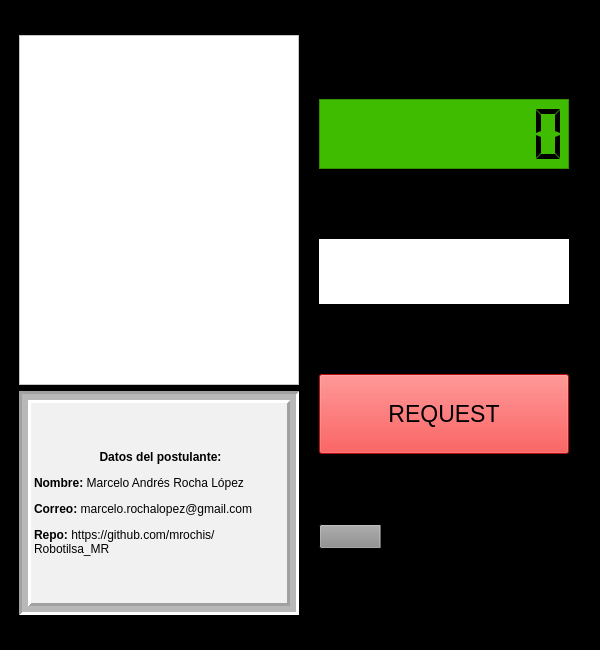
<?xml version="1.0" encoding="UTF-8"?>
<ui version="4.0">
 <class>Robotilsa_HMI</class>
 <widget class="QMainWindow" name="Robotilsa_HMI">
  <property name="geometry">
   <rect>
    <x>0</x>
    <y>0</y>
    <width>600</width>
    <height>650</height>
   </rect>
  </property>
  <property name="maximumSize">
   <size>
    <width>600</width>
    <height>650</height>
   </size>
  </property>
  <property name="windowTitle">
   <string>Postulante para ROBOTILSA S.A</string>
  </property>
  <property name="styleSheet">
   <string notr="true">background-color: rgb(0, 0, 0);
</string>
  </property>
  <widget class="QWidget" name="centralwidget">
   <layout class="QVBoxLayout" name="verticalLayout">
    <item>
     <layout class="QHBoxLayout" name="horizontalLayout">
      <property name="spacing">
       <number>0</number>
      </property>
      <item>
       <widget class="QFrame" name="frame">
        <property name="sizePolicy">
         <sizepolicy hsizetype="Maximum" vsizetype="Maximum">
          <horstretch>0</horstretch>
          <verstretch>0</verstretch>
         </sizepolicy>
        </property>
        <property name="maximumSize">
         <size>
          <width>300</width>
          <height>650</height>
         </size>
        </property>
        <property name="frameShape">
         <enum>QFrame::StyledPanel</enum>
        </property>
        <property name="frameShadow">
         <enum>QFrame::Raised</enum>
        </property>
        <layout class="QVBoxLayout" name="verticalLayout_2">
         <item>
          <widget class="QListWidget" name="lst_SearchResult">
           <property name="maximumSize">
            <size>
             <width>300</width>
             <height>350</height>
            </size>
           </property>
           <property name="baseSize">
            <size>
             <width>0</width>
             <height>0</height>
            </size>
           </property>
           <property name="mouseTracking">
            <bool>false</bool>
           </property>
           <property name="autoFillBackground">
            <bool>false</bool>
           </property>
           <property name="styleSheet">
            <string notr="true">background-color: rgb(255, 255, 255);</string>
           </property>
           <property name="frameShape">
            <enum>QFrame::StyledPanel</enum>
           </property>
           <property name="resizeMode">
            <enum>QListView::Adjust</enum>
           </property>
          </widget>
         </item>
         <item>
          <widget class="QLabel" name="label">
           <property name="styleSheet">
            <string notr="true">background-color: rgb(241, 241, 241);</string>
           </property>
           <property name="frameShape">
            <enum>QFrame::Box</enum>
           </property>
           <property name="frameShadow">
            <enum>QFrame::Sunken</enum>
           </property>
           <property name="lineWidth">
            <number>3</number>
           </property>
           <property name="midLineWidth">
            <number>6</number>
           </property>
           <property name="text">
            <string>&lt;html&gt;&lt;head/&gt;&lt;body&gt;&lt;p align=&quot;center&quot;&gt;&lt;span style=&quot; font-weight:600;&quot;&gt;Datos del postulante:&lt;/span&gt;&lt;/p&gt;&lt;p&gt;&lt;span style=&quot; font-weight:600;&quot;&gt;Nombre:&lt;/span&gt; Marcelo Andrés Rocha López&lt;/p&gt;&lt;p&gt;&lt;span style=&quot; font-weight:600;&quot;&gt;Correo:&lt;/span&gt; marcelo.rochalopez@gmail.com&lt;/p&gt;&lt;p&gt;&lt;span style=&quot; font-weight:600;&quot;&gt;Repo:&lt;/span&gt; https://github.com/mrochis/Robotilsa_MR&lt;/p&gt;&lt;/body&gt;&lt;/html&gt;</string>
           </property>
           <property name="textFormat">
            <enum>Qt::RichText</enum>
           </property>
           <property name="alignment">
            <set>Qt::AlignLeading|Qt::AlignLeft|Qt::AlignVCenter</set>
           </property>
           <property name="wordWrap">
            <bool>true</bool>
           </property>
          </widget>
         </item>
        </layout>
       </widget>
      </item>
      <item>
       <widget class="QFrame" name="frame_2">
        <property name="sizePolicy">
         <sizepolicy hsizetype="Maximum" vsizetype="Maximum">
          <horstretch>0</horstretch>
          <verstretch>0</verstretch>
         </sizepolicy>
        </property>
        <property name="maximumSize">
         <size>
          <width>300</width>
          <height>600</height>
         </size>
        </property>
        <property name="frameShape">
         <enum>QFrame::StyledPanel</enum>
        </property>
        <property name="frameShadow">
         <enum>QFrame::Raised</enum>
        </property>
        <layout class="QVBoxLayout" name="verticalLayout_3">
         <item>
          <widget class="QLCDNumber" name="lbl_time">
           <property name="maximumSize">
            <size>
             <width>250</width>
             <height>70</height>
            </size>
           </property>
           <property name="font">
            <font>
             <family>MS UI Gothic</family>
             <pointsize>4</pointsize>
            </font>
           </property>
           <property name="autoFillBackground">
            <bool>false</bool>
           </property>
           <property name="styleSheet">
            <string notr="true">background-color: rgb(63, 188, 0);
border-color: rgb(0, 255, 255);</string>
           </property>
           <property name="frameShape">
            <enum>QFrame::StyledPanel</enum>
           </property>
           <property name="frameShadow">
            <enum>QFrame::Sunken</enum>
           </property>
           <property name="lineWidth">
            <number>2</number>
           </property>
           <property name="midLineWidth">
            <number>0</number>
           </property>
           <property name="smallDecimalPoint">
            <bool>false</bool>
           </property>
           <property name="digitCount">
            <number>8</number>
           </property>
           <property name="segmentStyle">
            <enum>QLCDNumber::Flat</enum>
           </property>
           <property name="value" stdset="0">
            <double>0.000000000000000</double>
           </property>
          </widget>
         </item>
         <item>
          <widget class="QLabel" name="lbl_date">
           <property name="maximumSize">
            <size>
             <width>250</width>
             <height>65</height>
            </size>
           </property>
           <property name="font">
            <font>
             <pointsize>16</pointsize>
             <underline>false</underline>
             <strikeout>false</strikeout>
            </font>
           </property>
           <property name="styleSheet">
            <string notr="true">background-color: rgb(255, 255, 255);</string>
           </property>
           <property name="text">
            <string/>
           </property>
           <property name="alignment">
            <set>Qt::AlignCenter</set>
           </property>
          </widget>
         </item>
         <item>
          <widget class="QPushButton" name="btn_request">
           <property name="sizePolicy">
            <sizepolicy hsizetype="Minimum" vsizetype="Fixed">
             <horstretch>0</horstretch>
             <verstretch>0</verstretch>
            </sizepolicy>
           </property>
           <property name="maximumSize">
            <size>
             <width>250</width>
             <height>80</height>
            </size>
           </property>
           <property name="font">
            <font>
             <pointsize>17</pointsize>
            </font>
           </property>
           <property name="styleSheet">
            <string notr="true">background-color: rgb(255, 20, 20);</string>
           </property>
           <property name="text">
            <string>REQUEST</string>
           </property>
           <property name="autoDefault">
            <bool>false</bool>
           </property>
           <property name="default">
            <bool>false</bool>
           </property>
           <property name="flat">
            <bool>false</bool>
           </property>
          </widget>
         </item>
         <item>
          <widget class="QProgressBar" name="LoadingBar">
           <property name="enabled">
            <bool>false</bool>
           </property>
           <property name="maximumSize">
            <size>
             <width>16777215</width>
             <height>25</height>
            </size>
           </property>
           <property name="value">
            <number>24</number>
           </property>
           <property name="alignment">
            <set>Qt::AlignCenter</set>
           </property>
           <property name="invertedAppearance">
            <bool>false</bool>
           </property>
           <property name="format">
            <string notr="true"/>
           </property>
          </widget>
         </item>
        </layout>
       </widget>
      </item>
     </layout>
    </item>
   </layout>
  </widget>
 </widget>
 <resources/>
 <connections/>
</ui>
